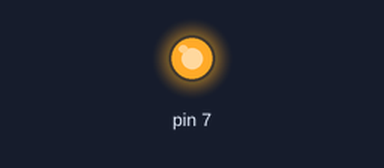
Recording of a sketch running on a simulated Arduino Uno, built with avr-gcc and run on an emulated ATmega328P. Shown: output pins drawn as LEDs (lit = HIGH).

Above: at 0.04 s.
At 2.79 s:
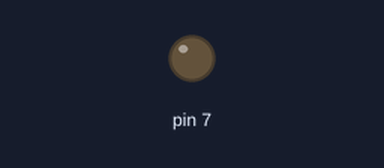
Timing chart, 0 to 3.1 s (numbered marks = the images above):
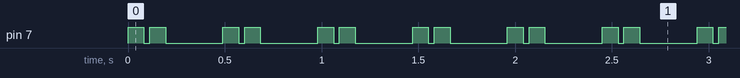

The sketch:

r65-duo.ino
```cpp
void setup() {
  pinMode(7, OUTPUT);
}

// the loop function runs over and over again forever
void loop() {
  digitalWrite(7, HIGH);
  delay(82);
  digitalWrite(7, LOW);
  delay(30);
  digitalWrite(7, HIGH);
  delay(82);
  digitalWrite(7, LOW);
  delay(296);
}
```

Measured:
- by itself, pin 7: repeats every 0.49 s: LOW 0.03 s, HIGH 0.08 s, LOW 0.30 s, HIGH 0.08 s
